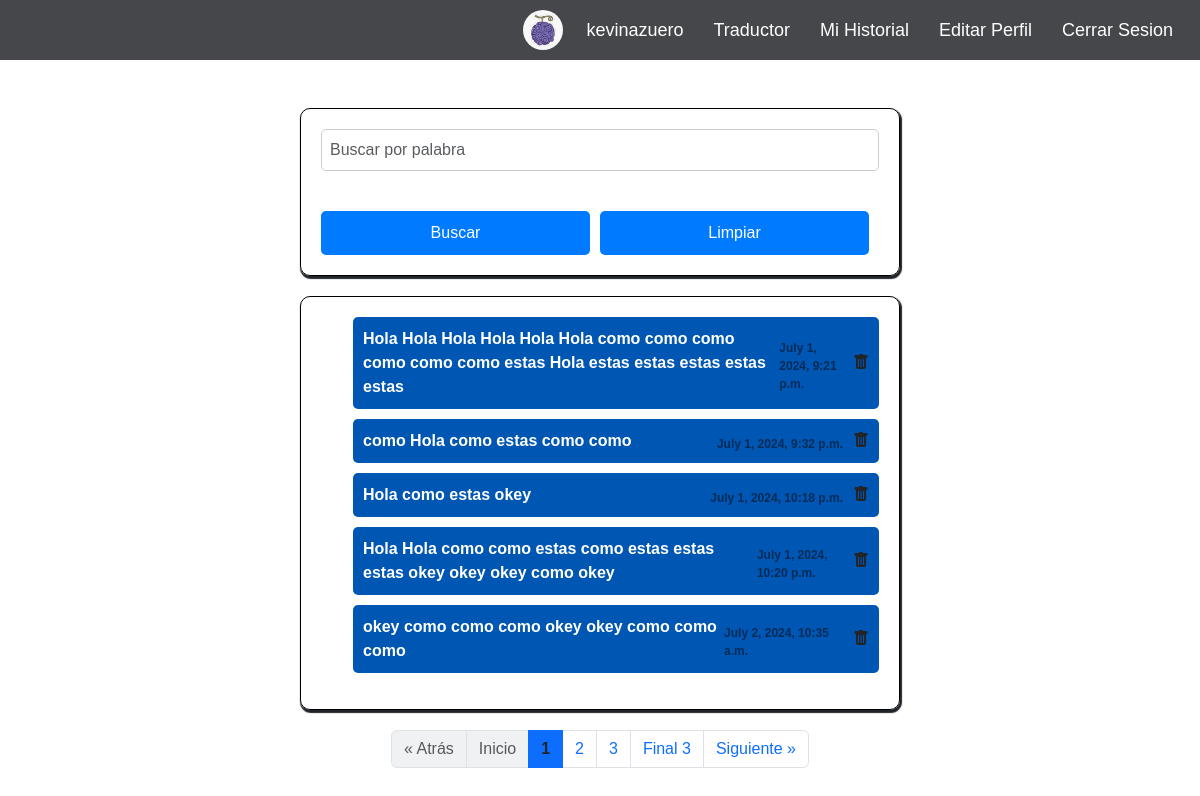
Page /core/historial/ (signed in) on the committed database.
### core/models.py (models this page shows, shortened)
class User(AbstractUser):
    image = models.ImageField(
        verbose_name='Archivo de imagen',
        upload_to='users',
        max_length=1024,
        blank=True,
        null=True
    )
    class Meta:
        verbose_name = "Usuario"
        verbose_name_plural = "Usuarios"
    def get_image_url(self):
        return utils.get_image(self.image)

class Historial(models.Model):
    user = models.ForeignKey(User, on_delete=models.CASCADE)
    word = models.CharField(max_length=255)
    date = models.DateTimeField(auto_now_add=True)

### core/views/historial.py (the view)
# urls.py: path('historial/', historial.list_historial.as_view(), name='historial'),
class list_historial(LoginRequiredMixin,ListView):
    model = Historial
    template_name = 'Historial.html'
    paginate_by= 5
    context_object_name = 'palabras'
    login_url = '/'
    def get_queryset(self):
        queryset = super().get_queryset()
        usuario = self.request.user
        palabra = self.request.GET.get('palabra')
        query = Q(user=usuario)
        if palabra:
            query &= Q(word__icontains=palabra)
        return queryset.filter(query).order_by('id')

### traductor/utils.py (called while the page is built)
def get_image(image):
    if image:
        return '{}{}'.format(settings.MEDIA_URL, image)
    return '/static/img/empty.jpeg'

### templates/Historial.html (shortened to what this page needs)
{% extends 'Base_form.html' %}
{% block content %}
    <div id="container3" class="container">
        <form action="">
            <div class="input-group">
                <input type="text" id="searchInput" class="form-control" placeholder="Buscar por palabra" name="palabra" value="{{ request.GET.palabra }}">
            </div>
            <div class="botones2">
            <button id="boton3" class="envio" type="submit">Buscar</button>
            <a href="{% url 'core:clear_historial' %}" id="boton4" class="envio">Limpiar</a>
            </div>
        </form>
    </div>
    <div id="container3" class="container">
        <ul id="word-list">
            {% for p in palabras %}
            <li class="word-item">
                <span>{{p.word}}</span><span class="timestamp">{{p.date}}</span>
                <a class="text-dark" href="{% url 'core:historial_delete' p.id %}" id="botondelete" data-bs-toggle="tooltip" data-bs-title="Eliminar palabra"><i class="bi bi-trash-fill"></i></a>
            </li>
            {% endfor%}
        </ul>
    </div>
    {% if is_paginated %}
       <div class="card-footer">
         <nav aria-label="Demo of disable class">
            <ul class="pagination justify-content-center flex-wrap">
               {% if page_obj.has_previous %}
                  <li class="page-item">
                     <a
                        href="?page={{ page_obj.previous_page_number }}{{ to_paginate_query }}"
                        class="page-link text-primary fw-bolder"
                     >
                        &laquo; Atrás
                     </a>
                  </li>
                  <li class="page-item">
                     <a href="?page=1{{ to_paginate_query }}" class="page-link text-primary fw-bolder">Inicio</a>
                  </li>
               {% else %}
                  <li class="page-item disabled" style="pointer-events:none; line-height: 1.5">
                     <a class="page-link bg-secondary bg-opacity-10">&laquo; Atrás</a>
                  </li>
                  <li class="page-item disabled" style="pointer-events:none">
                     <a href="#" class="page-link bg-secondary bg-opacity-10">Inicio</a>
                  </li>
               {% endif %}
               {% for index_paginate in paginator.page_range %}
                  {% if index_paginate <= page_obj.number|add:8 and index_paginate >= page_obj.number|add:-8 %}
                     {% if page_obj.number == index_paginate %}
                        <li class="page-item active" style="pointer-events:none">
                           <a href="#" class="page-link text-dark fw-bolder">{{ forloop.counter }}</a>
                        </li>
                     {% else %}
                        <li class="page-item">
                           <a href="?page={{ forloop.counter }}{{ to_paginate_query }}"
                              class="page-link text-dark-opacity-5">{{ forloop.counter }}</a>
                        </li>
                     {% endif %}
                  {% endif %}
               {% endfor %}
               {% if page_obj.has_next %}
                  <li class="page-item">
                     <a
                        href="?page={{ page_obj.paginator.num_pages }}{{ to_paginate_query }}"
                        class="page-link text-primary"
                     >
                        Final {{ paginator.page_range.stop|add:-1 }}
                     </a>
                  </li>
                  <li class="page-item">
                     <a href="?page={{ page_obj.next_page_number }}{{ to_paginate_query }}"
                        class="page-link text-primary">Siguiente &raquo;</a>
                  </li>
               {% endif %}
            </ul>
         </nav>
       </div>
      {% endif %}
 {% endblock %}

### templates/Base_form.html (shortened to what this page needs)
<!DOCTYPE html>
<html lang="en">
<head>
    {% load static %}
    <link href="https://cdn.jsdelivr.net/npm/bootstrap@5.3.3/dist/css/bootstrap.min.css" rel="stylesheet"
>
    <link rel="stylesheet" href="{% static 'css/login.css' %}">
    <link rel="stylesheet" href="{% static 'css/inicio.css' %}">
    <link rel="stylesheet" href="{% static 'css/historial.css' %}">
    <link href="https://stackpath.bootstrapcdn.com/bootstrap/5.3.0/css/bootstrap.min.css" rel="stylesheet">
    <link href="https://cdn.jsdelivr.net/npm/bootstrap-icons@1.8.0/font/bootstrap-icons.css" rel="stylesheet">
</head>
<body>
        {% if user.is_authenticated %}
        <nav class="">
            <div class="Menu-options">
                <div class="user-info">
                    <img src="{{user.get_image_url}}" alt="Imagen de perfil">
                </div>
                <span class="link-create"> {{user.username}}</span>
                <a href="{% url 'core:inicio' %}" class="link-create">  Traductor </a>
                <a href="{% url 'core:historial' %}" class="link-create">  Mi Historial</a>
                <a href="{% url 'core:editar' %}" class="link-create">  Editar Perfil</a>
                <a href="{% url 'core:salir' %}" class="link-create">  Cerrar Sesion</a>
            </div>
        </nav>
        {% else %}
            <nav class="">
                <div class="Menu-options">
                    <a href="{% url enlace %}" class="link-create">{{ options }}</a>
                </div>
            </nav>
        {% endif %}
        {% block content %}
        {% endblock %}
</body>
</html>

### static/css/login.css (style rules this page uses)
* { padding: 0; margin: 0; font-family: Arial, Helvetica, sans-serif; }
body { background-color: #FCFCFC; }
.Menu-options { background-color: #45474A; height: 60px; display: flex; align-items: center; justify-content: flex-end; margin-bottom: 4%; }
.Menu-options a { text-decoration: none; }
.link-create { font-size: 18px; margin-right: 2%; color: white; transition: 0.5s; border-radius: 3px; padding: 3px; outline: none; }
form { width: 100%; }
input[type="email"], input[type="text"], input[type="password"],input { width: 100%; padding: 15px; border: 1px solid #ccc; border-radius: 8px; font-size: 16px; }
button { margin-top: 20px; width: 100%; padding: 15px; background-color: #007bff; color: #fff; border: none; border-radius: 8px; cursor: pointer; }

### static/css/inicio.css (style rules this page uses)
.user-info img { width: 40px; height: 40px; border-radius: 50%; margin-right: 20px; }

### static/css/historial.css (style rules this page uses)
#boton3,#boton4,#noclear { margin-top: 10px; margin-right: 10px; display: inline-block; width: 50%; padding: 10px 20px; background-color: #007bff; color: #fff; text-decoration: none; border: none; border-radius: 5px; cursor: pointer; text-align: center; transition: background-color 0.3s ease; font-size: 16px; }
.botones2 { display: flex; justify-content: space-between; margin-top: 20px }
#container3 { background-color: rgba(255, 255, 255, 0.8); backdrop-filter: blur(10px); border-radius: 10px; padding: 20px; box-shadow: 1px 2px 1px 1px; max-width: 600px; margin: 20px auto; padding: 20px; border: 1px solid black; }
#botondelete { margin-left: 10px; }
.timestamp { font-size: 12px; color: rgba(0, 0, 0, 0.5); margin-top: 5px; margin-left: auto; }
.word-item { background-color: #0056b3; color: white; padding: 10px; margin-bottom: 10px; border-radius: 5px; display: flex; align-items: center; }
.word-item span { font-weight: bold; }
#searchInput { margin-bottom: 10px; padding: 8px; width: 100%; box-sizing: border-box; border: 1px solid #ccc; border-radius: 5px; font-size: 16px; }

### rows in the picture
User: get_image_url (picture), username "kevinazuero"
Historial: word "Hola Hola Hola Hola Hola Hola como como como como como como estas Hola estas estas estas estas estas", date "July 1, 2024, 9:21 p.m."
Historial: word "como Hola como estas como como", date "July 1, 2024, 9:32 p.m."
Historial: word "Hola como estas okey", date "July 1, 2024, 10:18 p.m."
Historial: word "Hola Hola como como estas como estas estas estas okey okey okey como okey", date "July 1, 2024, 10:20 p.m."
Historial: word "okey como como como okey okey como como como", date "July 2, 2024, 10:35 a.m."

### other values in the picture
{{ paginator.page_range.stop|add:-1 }} "3"
